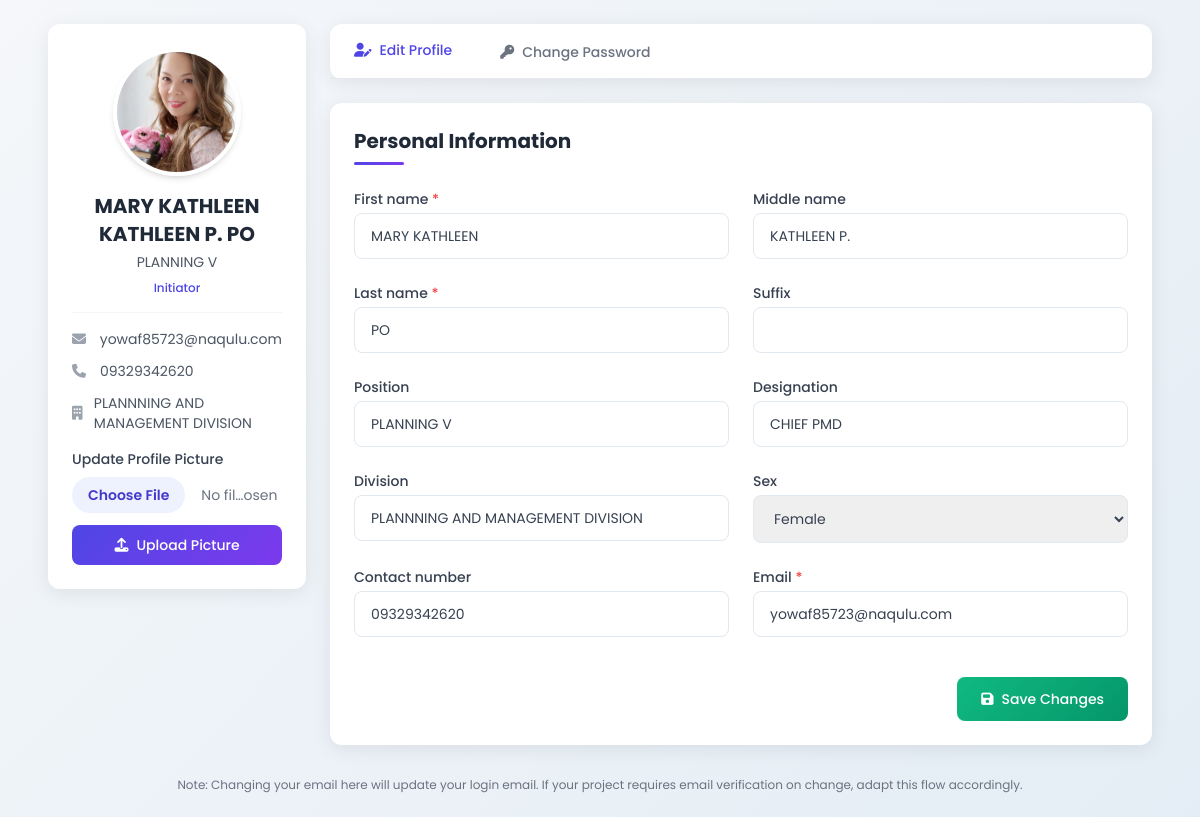
/profile.php (signed in), run on an earlier commit of the app's database.
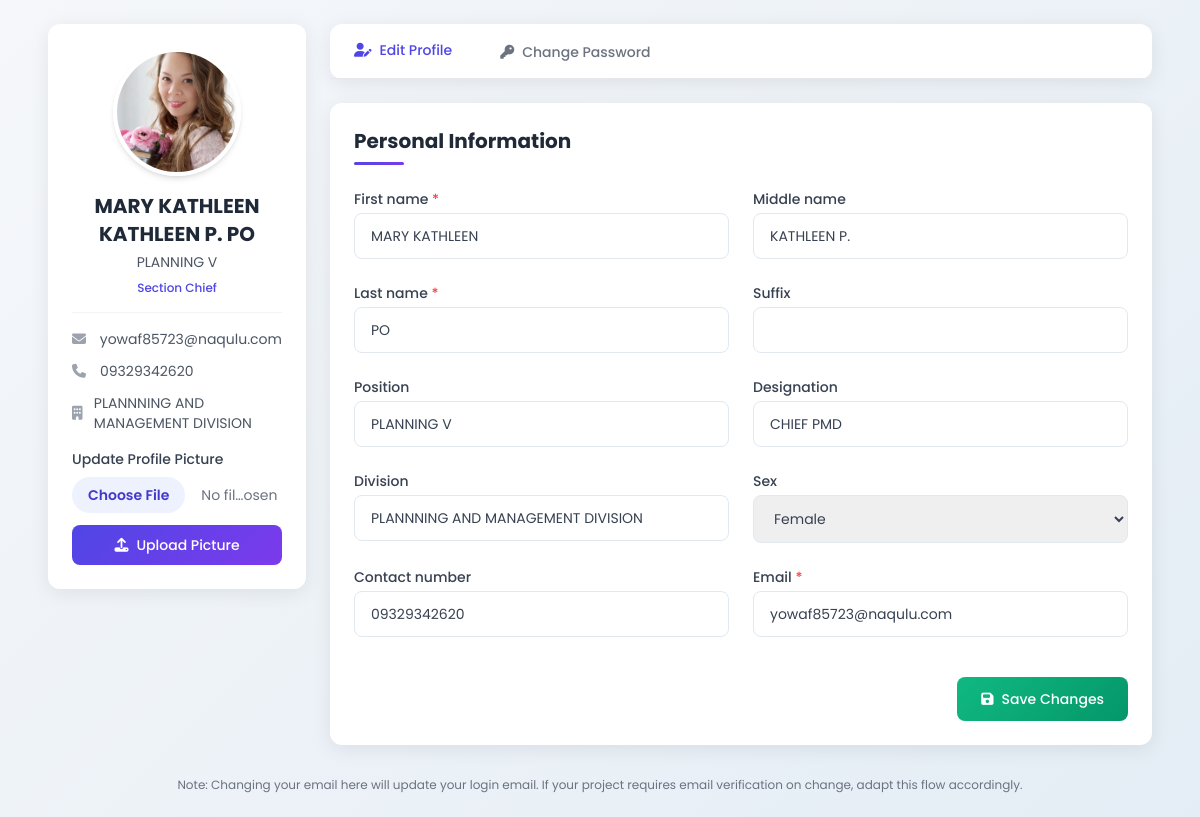
And on a later commit of the database.
### tables this page shows
CREATE TABLE `users` (
  `user_id` int(11) NOT NULL,
  `email` varchar(255) NOT NULL,
  `password_hash` varchar(255) NOT NULL,
  `first_name` varchar(100) NOT NULL,
  `middle_name` varchar(100) DEFAULT NULL,
  `last_name` varchar(100) NOT NULL,
  `suffix` varchar(20) DEFAULT NULL,
  `position` varchar(100) DEFAULT NULL,
  `designation` varchar(100) DEFAULT NULL,
  `division` varchar(100) DEFAULT NULL,
  `sex` enum('Male','Female','Other','Prefer not to say') DEFAULT NULL,
  `contact_number` varchar(50) DEFAULT NULL,
  `role` enum('Initiator','Section Chief','Division Chief','ARD','RED','Records Office','Admin') NOT NULL DEFAULT 'Initiator',
  `status` varchar(50) NOT NULL DEFAULT 'Pending',
  `verification_token` varchar(255) DEFAULT NULL,
  `token_expiry` datetime DEFAULT NULL,
  `reset_token` varchar(255) DEFAULT NULL,
  `reset_token_expiry` datetime DEFAULT NULL,
  `created_at` timestamp NOT NULL DEFAULT current_timestamp(),
  `otos_userlink` int(11) NOT NULL,
  `profile_picture_path` varchar(255) DEFAULT NULL
);

### profile.php (the view, shortened to what the changed rows need)
<?php
$user_id = (int)$_SESSION['user_id'];
$conn = null;
function e($v) { return htmlspecialchars((string)$v, ENT_QUOTES | ENT_SUBSTITUTE, 'UTF-8'); }
$stmt = $conn->prepare("SELECT user_id, email, first_name, middle_name, last_name, suffix, position, designation, division, sex, contact_number, role, status, profile_picture_path FROM users WHERE user_id = ?");
$stmt->bind_param("i", $user_id);
$stmt->execute();
$result = $stmt->get_result();
$user = $result->fetch_assoc();
$full_name = trim($user['first_name'] . ' ' . ($user['middle_name'] ?: '') . ' ' . $user['last_name']);
?>
<!doctype html>
<html lang="en">
<head>
    <script src="https://cdn.tailwindcss.com"></script>
    <link rel="stylesheet" href="https://cdnjs.cloudflare.com/ajax/libs/font-awesome/6.4.0/css/all.min.css">
</head>
<body class="min-h-screen text-gray-700">
    <div class="max-w-6xl mx-auto p-6">
        <div class="grid grid-cols-1 lg:grid-cols-4 gap-6">
            <div class="lg:col-span-1">
                <div class="bg-white rounded-xl card-shadow p-6 sticky top-6">
                    <div class="flex flex-col items-center space-y-4">
                        <div class="profile-pic-container">
                            <?php if (!empty($user['profile_picture_path']) && file_exists(__DIR__ . '/' . $user['profile_picture_path'])): ?>
                                <img src="<?= e($user['profile_picture_path']) ?>" alt="avatar" class="w-32 h-32 rounded-full object-cover border-4 border-white shadow-md">
                            <?php else:
                                $initials = strtoupper(substr($user['first_name'],0,1) . (isset($user['last_name'][0]) ? $user['last_name'][0] : ''));
                            ?>
                                <div class="w-32 h-32 rounded-full avatar-placeholder text-2xl"><?= e($initials) ?></div>
                            <?php endif; ?>
                        </div>
                        <div class="text-center">
                            <h2 class="text-xl font-bold text-gray-800"><?= e($full_name) ?></h2>
                            <p class="text-sm text-gray-600 mt-1"><?= e($user['position'] ?: 'No position specified') ?></p>
                            <p class="text-xs text-indigo-600 font-medium mt-2"><?= e($user['role']) ?></p>
                        </div>
                        <div class="w-full border-t border-gray-100 pt-4">
                            <div class="space-y-3">
                                <div class="flex items-center text-sm">
                                    <i class="fas fa-envelope text-gray-400 w-5 mr-2"></i>
                                    <span class="text-gray-600"><?= e($user['email']) ?></span>
                                </div>
                                <?php if ($user['contact_number']): ?>
                                <div class="flex items-center text-sm">
                                    <i class="fas fa-phone text-gray-400 w-5 mr-2"></i>
                                    <span class="text-gray-600"><?= e($user['contact_number']) ?></span>
                                </div>
                                <?php endif; ?>
                                <?php if ($user['division']): ?>
                                <div class="flex items-center text-sm">
                                    <i class="fas fa-building text-gray-400 w-5 mr-2"></i>
                                    <span class="text-gray-600"><?= e($user['division']) ?></span>
                                </div>
                                <?php endif; ?>
                            </div>
                        </div>
                    </div>
                </div>
            </div>
            <div class="lg:col-span-3">
                <div id="profile-content" class="bg-white rounded-xl card-shadow p-6">
                    <form action="profile.php" method="post" class="space-y-6">
                        <div class="grid grid-cols-1 md:grid-cols-2 gap-6">
                            <div>
                                <label class="block text-sm font-medium text-gray-700 mb-1">First name <span class="text-red-500">*</span></label>
                                <input name="first_name" value="<?= e($user['first_name']) ?>" class="w-full form-input rounded-lg px-4 py-3 text-sm" required>
                            </div>
                            <div>
                                <label class="block text-sm font-medium text-gray-700 mb-1">Middle name</label>
                                <input name="middle_name" value="<?= e($user['middle_name']) ?>" class="w-full form-input rounded-lg px-4 py-3 text-sm">
                            </div>
                        </div>
                        <div class="grid grid-cols-1 md:grid-cols-2 gap-6">
                            <div>
                                <label class="block text-sm font-medium text-gray-700 mb-1">Last name <span class="text-red-500">*</span></label>
                                <input name="last_name" value="<?= e($user['last_name']) ?>" class="w-full form-input rounded-lg px-4 py-3 text-sm" required>
                            </div>
                        </div>
                        <div class="grid grid-cols-1 md:grid-cols-2 gap-6">
                            <div>
                                <label class="block text-sm font-medium text-gray-700 mb-1">Position</label>
                                <input name="position" value="<?= e($user['position']) ?>" class="w-full form-input rounded-lg px-4 py-3 text-sm">
                            </div>
                            <div>
                                <label class="block text-sm font-medium text-gray-700 mb-1">Designation</label>
                                <input name="designation" value="<?= e($user['designation']) ?>" class="w-full form-input rounded-lg px-4 py-3 text-sm">
                            </div>
                        </div>
                        <div class="grid grid-cols-1 md:grid-cols-2 gap-6">
                            <div>
                                <label class="block text-sm font-medium text-gray-700 mb-1">Division</label>
                                <input name="division" value="<?= e($user['division']) ?>" class="w-full form-input rounded-lg px-4 py-3 text-sm">
                            </div>
                            <div>
                                <label class="block text-sm font-medium text-gray-700 mb-1">Sex</label>
                                <select name="sex" class="w-full form-input rounded-lg px-4 py-3 text-sm">
                                    <option value="Female" <?= $user['sex'] === 'Female' ? 'selected' : '' ?>>Female</option>
                                </select>
                            </div>
                        </div>
                        <div class="grid grid-cols-1 md:grid-cols-2 gap-6">
                            <div>
                                <label class="block text-sm font-medium text-gray-700 mb-1">Contact number</label>
                                <input name="contact_number" value="<?= e($user['contact_number']) ?>" class="w-full form-input rounded-lg px-4 py-3 text-sm">
                            </div>
                            <div>
                                <label class="block text-sm font-medium text-gray-700 mb-1">Email <span class="text-red-500">*</span></label>
                                <input name="email" value="<?= e($user['email']) ?>" type="email" class="w-full form-input rounded-lg px-4 py-3 text-sm" required>
                            </div>
                        </div>
                    </form>
                </div>
            </div>
        </div>
    </div>
</body>
</html>

What changed in the data, as far as the page shows it:
changed users "MARY KATHLEEN KATHLEEN P. PO": role "Initiator" → "Section Chief"
